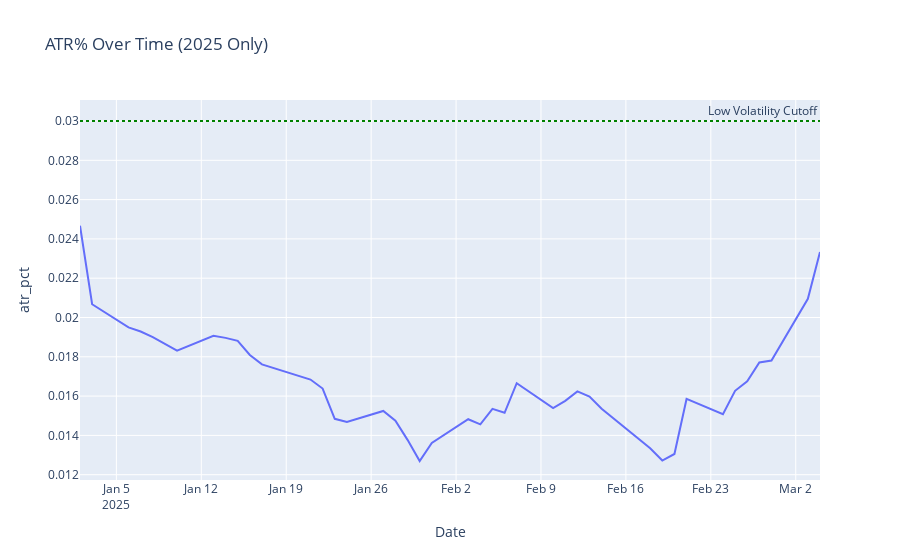

Notebook source saved alongside this figure:
### Code cell
import plotly.express as px

# Filter only 2025 data
xly_2025 = xly[xly.index.year == 2025]

# Plot
fig = px.line(xly_2025, x=xly_2025.index, y="atr_pct", title="ATR% Over Time (2025 Only)")
fig.add_hline(y=0.03, line_dash="dot", line_color="green", annotation_text="Low Volatility Cutoff")
fig.show()
